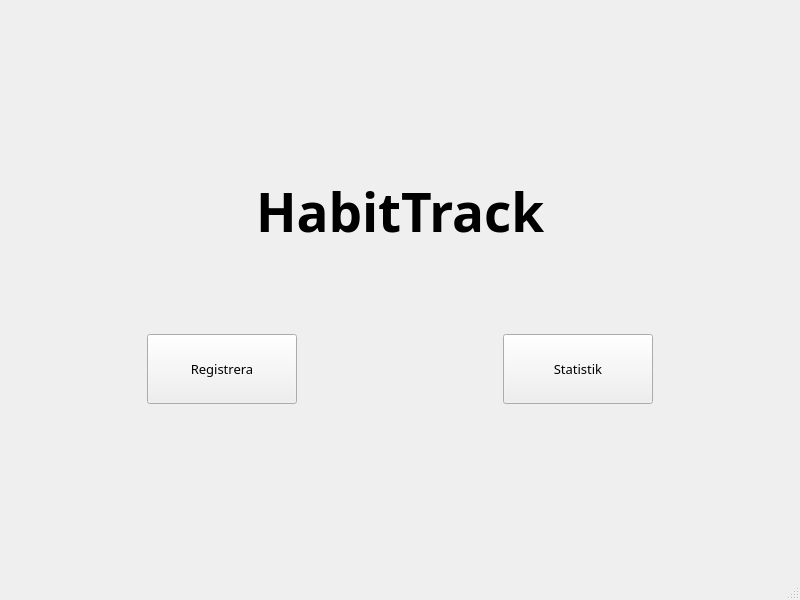
<?xml version="1.0" encoding="UTF-8"?>
<ui version="4.0">
 <class>MainWindow</class>
 <widget class="QMainWindow" name="MainWindow">
  <property name="geometry">
   <rect>
    <x>0</x>
    <y>0</y>
    <width>800</width>
    <height>600</height>
   </rect>
  </property>
  <property name="font">
   <font>
    <pointsize>1</pointsize>
   </font>
  </property>
  <property name="mouseTracking">
   <bool>false</bool>
  </property>
  <property name="windowTitle">
   <string>HabitTrack</string>
  </property>
  <widget class="QWidget" name="centralwidget">
   <layout class="QVBoxLayout" name="verticalLayout_2">
    <item>
     <spacer name="verticalSpacer_2">
      <property name="orientation">
       <enum>Qt::Vertical</enum>
      </property>
      <property name="sizeHint" stdset="0">
       <size>
        <width>20</width>
        <height>135</height>
       </size>
      </property>
     </spacer>
    </item>
    <item>
     <layout class="QVBoxLayout" name="verticalLayout">
      <item>
       <layout class="QHBoxLayout" name="horizontalLayout">
        <item>
         <spacer name="horizontalSpacer_2">
          <property name="orientation">
           <enum>Qt::Horizontal</enum>
          </property>
          <property name="sizeHint" stdset="0">
           <size>
            <width>166</width>
            <height>20</height>
           </size>
          </property>
         </spacer>
        </item>
        <item>
         <widget class="QLabel" name="label">
          <property name="font">
           <font>
            <family>Segoe UI Variable Display Semib</family>
            <pointsize>40</pointsize>
            <weight>75</weight>
            <italic>false</italic>
            <bold>true</bold>
           </font>
          </property>
          <property name="text">
           <string>HabitTrack</string>
          </property>
         </widget>
        </item>
        <item>
         <spacer name="horizontalSpacer">
          <property name="orientation">
           <enum>Qt::Horizontal</enum>
          </property>
          <property name="sizeHint" stdset="0">
           <size>
            <width>165</width>
            <height>20</height>
           </size>
          </property>
         </spacer>
        </item>
       </layout>
      </item>
      <item>
       <spacer name="verticalSpacer">
        <property name="orientation">
         <enum>Qt::Vertical</enum>
        </property>
        <property name="sizeHint" stdset="0">
         <size>
          <width>20</width>
          <height>80</height>
         </size>
        </property>
       </spacer>
      </item>
      <item>
       <layout class="QHBoxLayout" name="horizontalLayout_3">
        <item>
         <spacer name="horizontalSpacer_4">
          <property name="orientation">
           <enum>Qt::Horizontal</enum>
          </property>
          <property name="sizeHint" stdset="0">
           <size>
            <width>40</width>
            <height>20</height>
           </size>
          </property>
         </spacer>
        </item>
        <item>
         <layout class="QHBoxLayout" name="horizontalLayout_2">
          <item>
           <widget class="QPushButton" name="pushButton">
            <property name="minimumSize">
             <size>
              <width>150</width>
              <height>70</height>
             </size>
            </property>
            <property name="font">
             <font>
              <family>Segoe UI Variable Display Semib</family>
              <pointsize>10</pointsize>
             </font>
            </property>
            <property name="text">
             <string>Registrera</string>
            </property>
           </widget>
          </item>
          <item>
           <spacer name="horizontalSpacer_3">
            <property name="orientation">
             <enum>Qt::Horizontal</enum>
            </property>
            <property name="sizeHint" stdset="0">
             <size>
              <width>200</width>
              <height>20</height>
             </size>
            </property>
           </spacer>
          </item>
          <item>
           <widget class="QPushButton" name="pushButton_2">
            <property name="minimumSize">
             <size>
              <width>150</width>
              <height>70</height>
             </size>
            </property>
            <property name="font">
             <font>
              <family>Segoe UI Variable Display Semib</family>
              <pointsize>10</pointsize>
             </font>
            </property>
            <property name="text">
             <string>Statistik</string>
            </property>
           </widget>
          </item>
         </layout>
        </item>
        <item>
         <spacer name="horizontalSpacer_5">
          <property name="orientation">
           <enum>Qt::Horizontal</enum>
          </property>
          <property name="sizeHint" stdset="0">
           <size>
            <width>40</width>
            <height>20</height>
           </size>
          </property>
         </spacer>
        </item>
       </layout>
      </item>
     </layout>
    </item>
    <item>
     <spacer name="verticalSpacer_3">
      <property name="orientation">
       <enum>Qt::Vertical</enum>
      </property>
      <property name="sizeHint" stdset="0">
       <size>
        <width>20</width>
        <height>135</height>
       </size>
      </property>
     </spacer>
    </item>
   </layout>
  </widget>
  <widget class="QMenuBar" name="menubar">
   <property name="geometry">
    <rect>
     <x>0</x>
     <y>0</y>
     <width>800</width>
     <height>9</height>
    </rect>
   </property>
  </widget>
  <widget class="QStatusBar" name="statusbar"/>
 </widget>
 <resources/>
 <connections/>
</ui>
